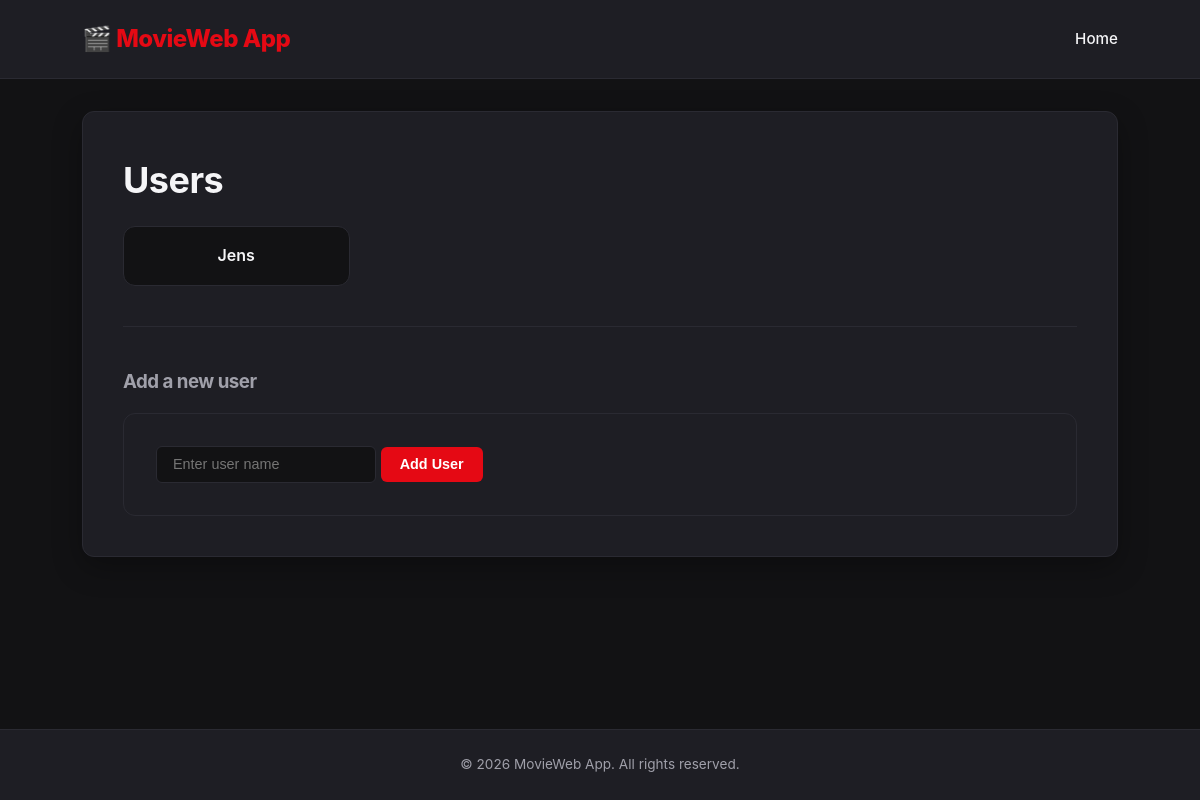
Before: / with the older database file.
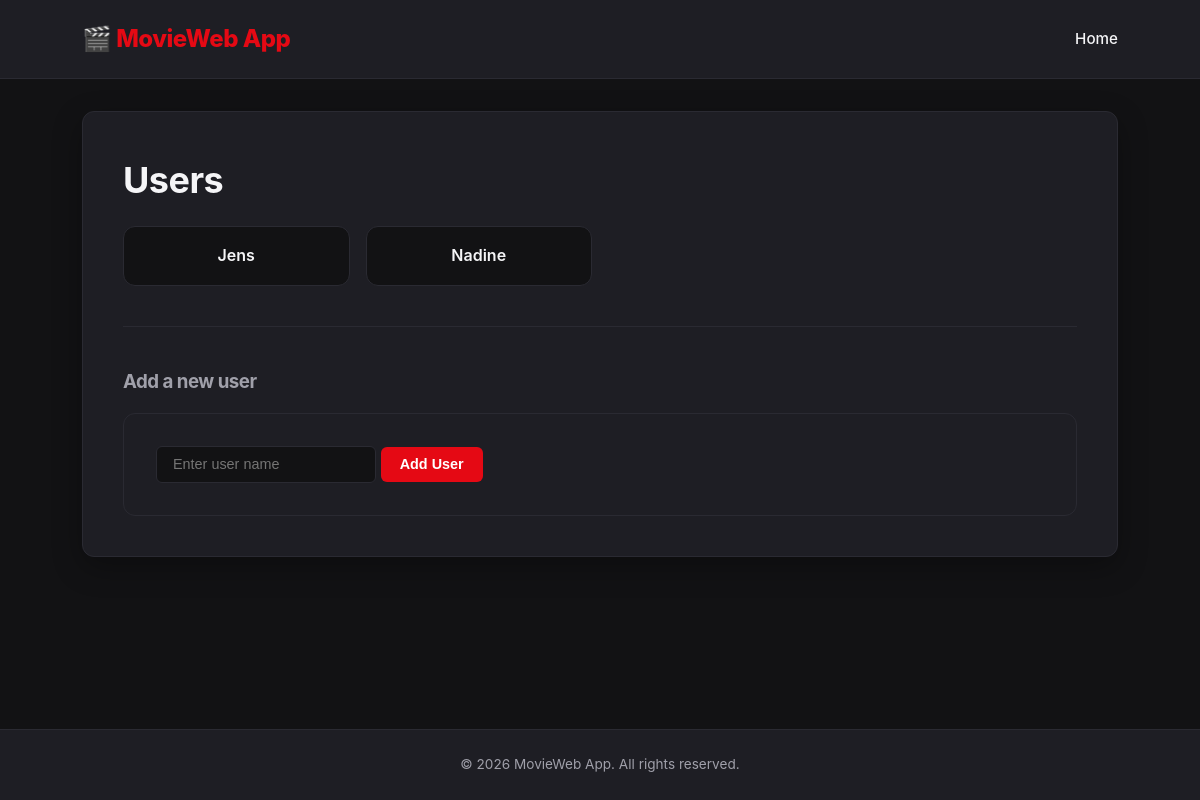
After: the same page with the newer database file.
### models.py (models this page shows)
class User(db.Model):
    id = db.Column(db.Integer, primary_key=True)
    name = db.Column(db.String(100), nullable=False)
    movies = db.relationship('Movie', backref='user', lazy=True)

### app.py (the view)
@app.route('/')
def index():
    users = data_manager.get_users()
    return render_template('index.html', users=users)

### data_manager.py (called while the page is built)
    def get_users(self):
        return User.query.all()

### templates/index.html
{% extends "base.html" %}
{% block content %}
<section class="users-section">
    <h1>Users</h1>
    <ul class="user-list">
        {% for user in users %}
        <li class="user-entry">
            <a href="{{ url_for('user_movies', user_id=user.id) }}" class="btn">{{ user.name }}</a>
        </li>
        {% else %}
        <li>No users registered yet. Be the first!</li>
        {% endfor %}
    </ul>
    <hr>
    <h3>Add a new user</h3>
    <form action="{{ url_for('create_user') }}" method="post" class="add-user-form">
        <div class="form-group">
            <input type="text" name="name" placeholder="Enter user name" required>
            <button type="submit" class="btn-submit">Add User</button>
        </div>
    </form>
</section>
{% endblock %}

### templates/base.html (shortened to what this page needs)
<!DOCTYPE html>
<html lang="en">
<head>
    <link rel="stylesheet" href="{{ url_for('static', filename='style.css') }}">
</head>
<body>
    <header>
        <nav class="navbar">
            <div class="logo">
                <a href="{{ url_for('index') }}">🎬 MovieWeb App</a>
            </div>
            <ul class="nav-links">
                <li><a href="{{ url_for('index') }}">Home</a></li>
            </ul>
        </nav>
    </header>
    <main class="container">
        {% block content %}{% endblock %}
    </main>
    <footer>
        <p>&copy; 2026 MovieWeb App. All rights reserved.</p>
    </footer>
</body>
</html>

### static/style.css (style rules this page uses)
:root { --bg-color: #121214; --surface-color: #1e1e24; --primary-color: #e50914; --primary-hover: #b80710; --text-main: #f5f5f7; --text-muted: #a0a0aa; --border-color: #2a2a32; --success-color: #2ecc71; --radius: 12px; --transition: all 0.3s ease; }
* { box-sizing: border-box; margin: 0; padding: 0; }
body { font-family: -apple-system, BlinkMacSystemFont, "Segoe UI", Roboto, Helvetica, Arial, sans-serif; background-color: var(--bg-color); color: var(--text-main); line-height: 1.6; display: flex; flex-direction: column; min-height: 100vh; }
header { background-color: var(--surface-color); border-bottom: 1px solid var(--border-color); position: sticky; top: 0; z-index: 100; }
.navbar { max-width: 1100px; margin: 0 auto; padding: 1.25rem 2rem; display: flex; justify-content: space-between; align-items: center; }
.navbar .logo a { font-size: 1.5rem; font-weight: 800; color: var(--primary-color); text-decoration: none; letter-spacing: -0.5px; }
.nav-links { list-style: none; display: flex; gap: 1.5rem; }
.nav-links a { color: var(--text-main); text-decoration: none; font-weight: 500; font-size: 0.95rem; transition: var(--transition); }
.container { flex: 1; max-width: 1100px; width: 100%; margin: 2rem auto; padding: 0 2rem; }
h1, h2, h3 { font-weight: 700; margin-bottom: 1rem; letter-spacing: -0.5px; }
h1 { font-size: 2.25rem; }
h3 { color: var(--text-muted); }
hr { border: 0; height: 1px; background-color: var(--border-color); margin: 2.5rem 0; }
.users-section { background-color: var(--surface-color); padding: 2.5rem; border-radius: var(--radius); border: 1px solid var(--border-color); box-shadow: 0 10px 30px rgba(0, 0, 0, 0.3); }
.user-list { list-style: none; display: grid; grid-template-columns: repeat(auto-fill, minmax(200px, 1fr)); gap: 1rem; margin-bottom: 2rem; }
.user-entry .btn { display: block; text-align: center; background-color: var(--bg-color); color: var(--text-main); text-decoration: none; padding: 1rem; border-radius: var(--radius); border: 1px solid var(--border-color); font-weight: 600; transition: var(--transition); }
input[type="text"] { background-color: var(--bg-color); border: 1px solid var(--border-color); color: var(--text-main); padding: 0.6rem 1rem; border-radius: 6px; font-size: 0.9rem; outline: none; transition: var(--transition); }
button { cursor: pointer; font-weight: 600; padding: 0.6rem 1.2rem; border: none; border-radius: 6px; font-size: 0.9rem; transition: var(--transition); }
.btn-submit { background-color: var(--primary-color); color: #fff; }
.add-movie-box, .add-user-form { background-color: var(--surface-color); padding: 2rem; border-radius: var(--radius); border: 1px solid var(--border-color); }
footer { background-color: var(--surface-color); text-align: center; padding: 1.5rem; font-size: 0.85rem; color: var(--text-muted); border-top: 1px solid var(--border-color); margin-top: auto; }

Changed rows visible on the page:
added User: name "Nadine"
